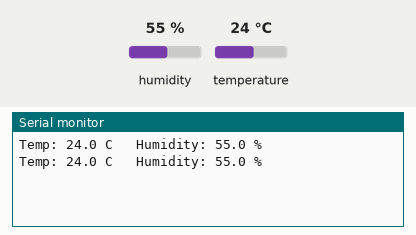
Recording of a sketch running on a simulated ESP32. Shown: the last lines printed to the serial monitor. The inputs (shaded band) are chosen by the test bench; at power-on: humidity 55 %, temperature 24 °C.

Above: at 2.8 s.
2.9 s: humidity set to 22 %
At 4.8 s:
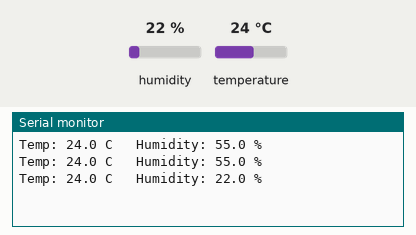
5.6 s: temperature set to 12 °C
At 6.5 s:
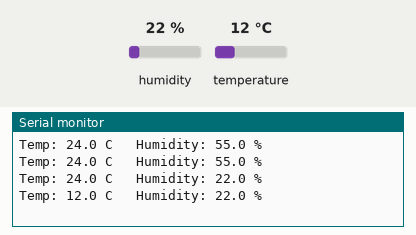
8.3 s: humidity set to 40 %
At 11.1 s:
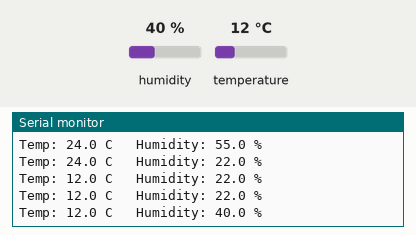
Timing chart, 0 to 12.6 s (numbered marks = the images above; inputs shaded):
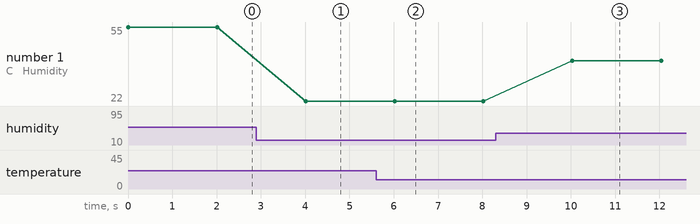

Measured:
- after the input at 2.9 s, the serial monitor: prints a new line after 1.1 s (image 1)
- after the input at 5.6 s, the serial monitor: prints a new line after 0.42 s (image 2)
- after the input at 8.3 s, the serial monitor: prints a new line after 1.7 s (image 3)
- plotted number 1: 55 → 22 after the input at 2.9 s, 22 → 40 after the input at 8.3 s

The sketch:

01_dht_serial.ino
```cpp
// ============================================================
// Project 6 - ESP32 Wi-Fi Controller (weather station)
// Sketch 01: DHT22 to Serial (the sensor gives us numbers)
// ============================================================
//
// WHAT THIS SKETCH DOES:
//   Every 2 seconds it asks the DHT22 for the temperature and
//   the humidity and prints both to the Serial Monitor.
//
// LIBRARY NEEDED (one-time, Library Manager):
//   "DHT sensor library" by Adafruit - installing it also
//   offers "Adafruit Unified Sensor": say yes to both.
//
// WIRING (DHT22 module, 3 pins):
//   +  (VCC)  -> 3V3 on the ESP32   (NOT 5V - the ESP32 is 3.3V)
//   out/DATA -> GPIO 4
//   -  (GND)  -> GND
//
// WHAT SUCCESS LOOKS LIKE (Serial Monitor, 115200):
//   Temp: 24.3 C   Humidity: 41.0 %
//   Breathe on the sensor - the humidity jumps within seconds.
// ============================================================

#include "DHT.h"

const int DHT_PIN = 4;          // the sensor's data wire
DHT dht(DHT_PIN, DHT22);

void setup() {
  Serial.begin(115200);
  dht.begin();
}

void loop() {
  float humidity = dht.readHumidity();
  float temp     = dht.readTemperature();   // Celsius

  if (isnan(humidity) || isnan(temp)) {
    Serial.println("No reading - check the three sensor wires");
  } else {
    Serial.print("Temp: ");
    Serial.print(temp, 1);
    Serial.print(" C   Humidity: ");
    Serial.print(humidity, 1);
    Serial.println(" %");
  }
  delay(2000);   // the DHT22 needs 2 seconds between readings
}
```
